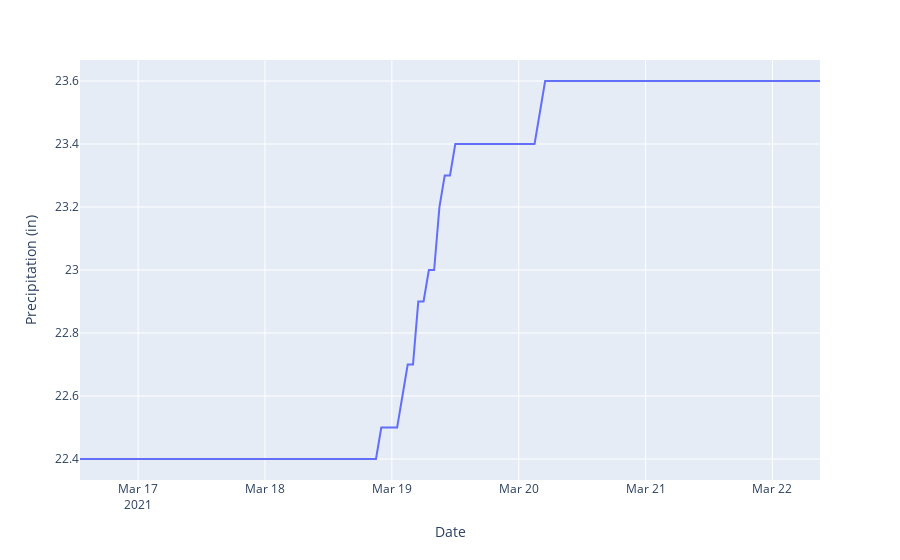

The notebook cell saved with this chart:
### Code cell
fig = px.line(win, x=win.index, y='PREC.I-1 (in) ',
              labels={
                     "PREC.I-1 (in) ": "Precipitation (in)",
                     "date_time": "Date"
                 }
             )
fig.show()

### Figure 1 — Plotly figure (JSON) as saved in the notebook; plotly's stock layout.template omitted (floating-point values rounded to 4 significant figures; data arrays with more than 128 entries replaced by an {"elided": "..."} marker saying what was removed)
{"data": [{"hovertemplate": "Date=%{x}<br>Precipitation (in)=%{y}<extra></extra>", "legendgroup": "", "line": {"color": "#636efa", "dash": "solid"}, "mode": "lines", "name": "", "orientation": "v", "showlegend": false, "type": "scatter", "x": {"elided": "141 str values"}, "xaxis": "x", "y": {"elided": "141 float values"}, "yaxis": "y"}], "layout": {"legend": {"tracegroupgap": 0}, "margin": {"t": 60}, "xaxis": {"anchor": "y", "domain": [0, 1], "title": {"text": "Date"}}, "yaxis": {"anchor": "x", "domain": [0, 1], "title": {"text": "Precipitation (in)"}}}}
